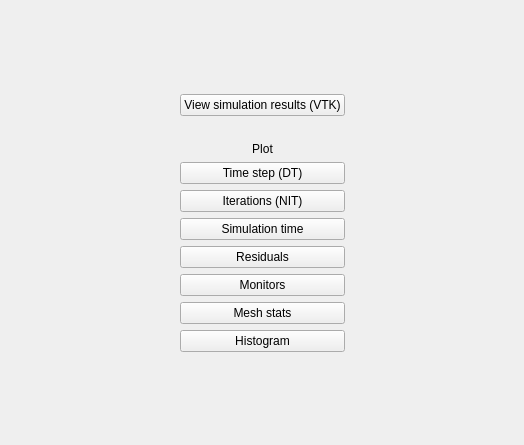
<?xml version="1.0" encoding="UTF-8"?>
<ui version="4.0">
 <class>graphics_tab</class>
 <widget class="QWidget" name="graphics_tab">
  <property name="geometry">
   <rect>
    <x>0</x>
    <y>0</y>
    <width>524</width>
    <height>445</height>
   </rect>
  </property>
  <property name="sizePolicy">
   <sizepolicy hsizetype="Preferred" vsizetype="Preferred">
    <horstretch>2</horstretch>
    <verstretch>0</verstretch>
   </sizepolicy>
  </property>
  <property name="minimumSize">
   <size>
    <width>20</width>
    <height>0</height>
   </size>
  </property>
  <property name="accessibleName">
   <string>graphics_tab</string>
  </property>
  <layout class="QGridLayout" name="gridLayout_graphics_tab">
   <property name="leftMargin">
    <number>0</number>
   </property>
   <property name="topMargin">
    <number>0</number>
   </property>
   <property name="rightMargin">
    <number>0</number>
   </property>
   <property name="bottomMargin">
    <number>0</number>
   </property>
   <item row="8" column="1">
    <widget class="QPushButton" name="pushbutton_residuals">
     <property name="sizePolicy">
      <sizepolicy hsizetype="Preferred" vsizetype="Fixed">
       <horstretch>0</horstretch>
       <verstretch>0</verstretch>
      </sizepolicy>
     </property>
     <property name="text">
      <string>Residuals</string>
     </property>
     <property name="icon">
      <iconset>
       <normaloff>../images/timeline.svg</normaloff>../images/timeline.svg</iconset>
     </property>
    </widget>
   </item>
   <item row="7" column="1">
    <widget class="QPushButton" name="pushbutton_elapsed_time">
     <property name="sizePolicy">
      <sizepolicy hsizetype="Preferred" vsizetype="Fixed">
       <horstretch>0</horstretch>
       <verstretch>0</verstretch>
      </sizepolicy>
     </property>
     <property name="text">
      <string>Simulation time</string>
     </property>
     <property name="icon">
      <iconset>
       <normaloff>../images/timeline.svg</normaloff>../images/timeline.svg</iconset>
     </property>
    </widget>
   </item>
   <item row="1" column="1">
    <widget class="QPushButton" name="pushbutton_vtk">
     <property name="sizePolicy">
      <sizepolicy hsizetype="Preferred" vsizetype="Fixed">
       <horstretch>0</horstretch>
       <verstretch>0</verstretch>
      </sizepolicy>
     </property>
     <property name="toolTip">
      <string>View simulation results with Visualization Took Kit</string>
     </property>
     <property name="text">
      <string>View simulation results (VTK)</string>
     </property>
     <property name="icon">
      <iconset>
       <normaloff>../images/geometry.svg</normaloff>../images/geometry.svg</iconset>
     </property>
    </widget>
   </item>
   <item row="10" column="1">
    <widget class="QPushButton" name="pushbutton_mesh_stats">
     <property name="text">
      <string>Mesh stats</string>
     </property>
     <property name="icon">
      <iconset>
       <normaloff>../images/bar_chart.svg</normaloff>../images/bar_chart.svg</iconset>
     </property>
    </widget>
   </item>
   <item row="6" column="1">
    <widget class="QPushButton" name="pushbutton_nit">
     <property name="sizePolicy">
      <sizepolicy hsizetype="Preferred" vsizetype="Fixed">
       <horstretch>0</horstretch>
       <verstretch>0</verstretch>
      </sizepolicy>
     </property>
     <property name="text">
      <string>Iterations (NIT)</string>
     </property>
     <property name="icon">
      <iconset>
       <normaloff>../images/timeline.svg</normaloff>../images/timeline.svg</iconset>
     </property>
    </widget>
   </item>
   <item row="8" column="0">
    <spacer name="horizontalSpacer">
     <property name="orientation">
      <enum>Qt::Horizontal</enum>
     </property>
     <property name="sizeHint" stdset="0">
      <size>
       <width>100</width>
       <height>20</height>
      </size>
     </property>
    </spacer>
   </item>
   <item row="3" column="1">
    <spacer name="verticalSpacer_3">
     <property name="orientation">
      <enum>Qt::Vertical</enum>
     </property>
     <property name="sizeType">
      <enum>QSizePolicy::Maximum</enum>
     </property>
     <property name="sizeHint" stdset="0">
      <size>
       <width>20</width>
       <height>20</height>
      </size>
     </property>
    </spacer>
   </item>
   <item row="5" column="1">
    <widget class="QPushButton" name="pushbutton_dt">
     <property name="sizePolicy">
      <sizepolicy hsizetype="Preferred" vsizetype="Fixed">
       <horstretch>0</horstretch>
       <verstretch>0</verstretch>
      </sizepolicy>
     </property>
     <property name="text">
      <string>Time step (DT)</string>
     </property>
     <property name="icon">
      <iconset>
       <normaloff>../images/timeline.svg</normaloff>../images/timeline.svg</iconset>
     </property>
    </widget>
   </item>
   <item row="9" column="1">
    <widget class="QPushButton" name="pushbutton_monitors">
     <property name="text">
      <string>Monitors</string>
     </property>
     <property name="icon">
      <iconset>
       <normaloff>../images/timeline.svg</normaloff>../images/timeline.svg</iconset>
     </property>
    </widget>
   </item>
   <item row="12" column="1">
    <spacer name="verticalSpacer_2">
     <property name="orientation">
      <enum>Qt::Vertical</enum>
     </property>
     <property name="sizeHint" stdset="0">
      <size>
       <width>20</width>
       <height>40</height>
      </size>
     </property>
    </spacer>
   </item>
   <item row="4" column="1">
    <widget class="QLabel" name="label">
     <property name="styleSheet">
      <string notr="true">background-color:None;</string>
     </property>
     <property name="text">
      <string>Plot</string>
     </property>
     <property name="alignment">
      <set>Qt::AlignCenter</set>
     </property>
    </widget>
   </item>
   <item row="0" column="1">
    <spacer name="verticalSpacer">
     <property name="orientation">
      <enum>Qt::Vertical</enum>
     </property>
     <property name="sizeHint" stdset="0">
      <size>
       <width>20</width>
       <height>40</height>
      </size>
     </property>
    </spacer>
   </item>
   <item row="8" column="2">
    <spacer name="horizontalSpacer_2">
     <property name="orientation">
      <enum>Qt::Horizontal</enum>
     </property>
     <property name="sizeHint" stdset="0">
      <size>
       <width>100</width>
       <height>20</height>
      </size>
     </property>
    </spacer>
   </item>
   <item row="11" column="1">
    <widget class="QPushButton" name="pushbutton_histogram">
     <property name="text">
      <string>Histogram</string>
     </property>
     <property name="icon">
      <iconset>
       <normaloff>../images/bar_chart.svg</normaloff>../images/bar_chart.svg</iconset>
     </property>
    </widget>
   </item>
  </layout>
 </widget>
 <resources/>
 <connections/>
</ui>
